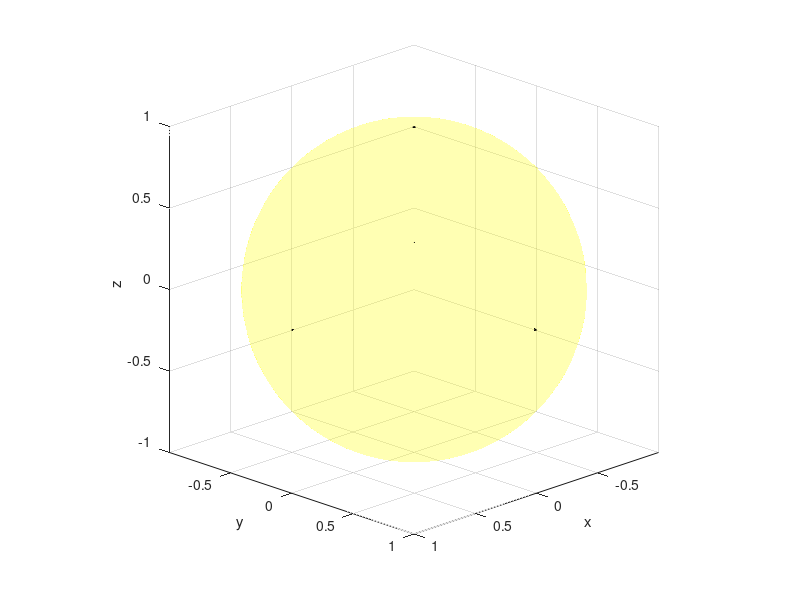

MATLAB code to generate this figure:
% Define vertices of the spherical triangle
A = [1, 0, 0];
B = [0, 1, 0];
C = [0, 0, 1];

% Normalize to get centroid at the north pole
centroid = (A + B + C) / norm(A + B + C);

% Create a sphere
theta = linspace(0, pi, 50);
phi = linspace(0, 2*pi, 50);
[theta, phi] = meshgrid(theta, phi);
x = sin(theta) .* cos(phi);
y = sin(theta) .* sin(phi);
z = cos(theta);

% Plot the sphere
figure;
surf(x, y, z, 'FaceAlpha', 0.3, 'EdgeColor', 'none');
hold on;
colormap([1 1 0]); % Yellow color for the sphere

% Plot the spherical triangle
fill3([A(1) B(1) C(1)], [A(2) B(2) C(2)], [A(3) B(3) C(3)], 'r', 'FaceAlpha', 0.6);
fill3([A(1) centroid(1) B(1)], [A(2) centroid(2) B(2)], [A(3) centroid(3) B(3)], 'b', 'FaceAlpha', 0.6);
fill3([B(1) centroid(1) C(1)], [B(2) centroid(2) C(2)], [B(3) centroid(3) C(3)], 'm', 'FaceAlpha', 0.6);
fill3([C(1) centroid(1) A(1)], [C(2) centroid(2) A(2)], [C(3) centroid(3) A(3)], 'c', 'FaceAlpha', 0.6);

% Plot the z-axis
plot3([0 0], [0 0], [-1 1], 'k', 'LineWidth', 2);

% Project the triangle onto the xy-plane
proj_A = A; proj_A(3) = 0;
proj_B = B; proj_B(3) = 0;
proj_C = C; proj_C(3) = 0;
proj_centroid = centroid; proj_centroid(3) = 0;

% Plot the projection
fill3([proj_A(1) proj_B(1) proj_C(1)], [proj_A(2) proj_B(2) proj_C(2)], [proj_A(3) proj_B(3) proj_C(3)], 'r', 'FaceAlpha', 0.6);
fill3([proj_A(1) proj_centroid(1) proj_B(1)], [proj_A(2) proj_centroid(2) proj_B(2)], [proj_A(3) proj_centroid(3) proj_B(3)], 'b', 'FaceAlpha', 0.6);
fill3([proj_B(1) proj_centroid(1) proj_C(1)], [proj_B(2) proj_centroid(2) proj_C(2)], [proj_B(3) proj_centroid(3) proj_C(3)], 'm', 'FaceAlpha', 0.6);
fill3([proj_C(1) proj_centroid(1) proj_A(1)], [proj_C(2) proj_centroid(2) proj_A(2)], [proj_C(3) proj_centroid(3) proj_A(3)], 'c', 'FaceAlpha', 0.6);

% Adjust view
axis equal;
xlabel('x'); ylabel('y'); zlabel('z');
view([1,1,0.5]);
grid on;
hold off;
